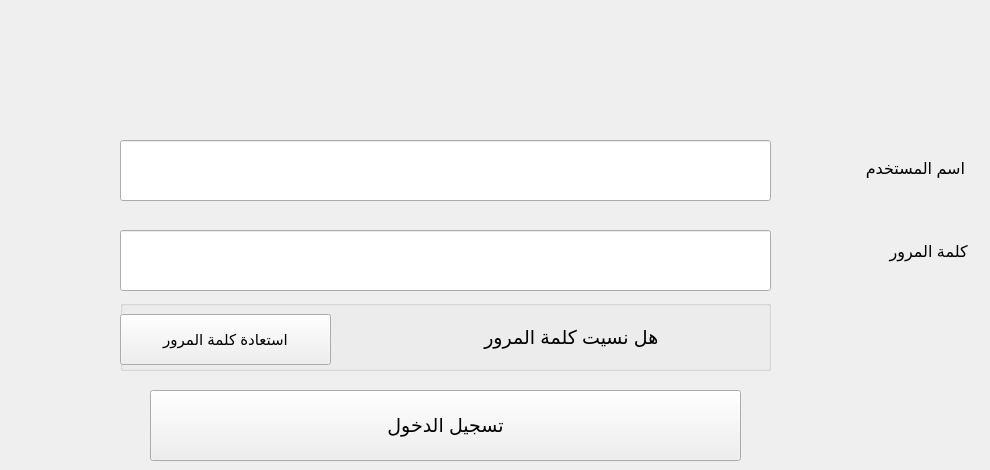
    <widget class="QWidget" name="tab">
     <attribute name="title">
      <string>Tab 1</string>
     </attribute>
     <widget class="QLineEdit" name="lineEdit">
      <property name="geometry">
       <rect>
        <x>120</x>
        <y>140</y>
        <width>651</width>
        <height>61</height>
       </rect>
      </property>
      <property name="font">
       <font>
        <pointsize>15</pointsize>
        <weight>50</weight>
        <bold>false</bold>
       </font>
      </property>
      <property name="placeholderText">
       <string/>
      </property>
      <property name="clearButtonEnabled">
       <bool>false</bool>
      </property>
     </widget>
     <widget class="QLineEdit" name="lineEdit_2">
      <property name="geometry">
       <rect>
        <x>120</x>
        <y>230</y>
        <width>651</width>
        <height>61</height>
       </rect>
      </property>
      <property name="font">
       <font>
        <pointsize>15</pointsize>
        <weight>50</weight>
        <bold>false</bold>
       </font>
      </property>
      <property name="echoMode">
       <enum>QLineEdit::Password</enum>
      </property>
      <property name="placeholderText">
       <string/>
      </property>
     </widget>
     <widget class="QPushButton" name="pushButton_7">
      <property name="geometry">
       <rect>
        <x>150</x>
        <y>390</y>
        <width>591</width>
        <height>71</height>
       </rect>
      </property>
      <property name="font">
       <font>
        <pointsize>14</pointsize>
       </font>
      </property>
      <property name="text">
       <string>تسجيل الدخول</string>
      </property>
     </widget>
     <widget class="QGroupBox" name="groupBox_2">
      <property name="geometry">
       <rect>
        <x>120</x>
        <y>300</y>
        <width>651</width>
        <height>71</height>
       </rect>
      </property>
      <property name="title">
       <string/>
      </property>
      <widget class="QLabel" name="label">
       <property name="geometry">
        <rect>
         <x>220</x>
         <y>17</y>
         <width>371</width>
         <height>41</height>
        </rect>
       </property>
       <property name="font">
        <font>
         <family>Segoe UI</family>
         <pointsize>14</pointsize>
        </font>
       </property>
       <property name="text">
        <string>          هل نسيت كلمة المرور        </string>
       </property>
      </widget>
      <widget class="QPushButton" name="pushButton_8">
       <property name="geometry">
        <rect>
         <x>0</x>
         <y>14</y>
         <width>211</width>
         <height>51</height>
        </rect>
       </property>
       <property name="font">
        <font>
         <pointsize>11</pointsize>
        </font>
       </property>
       <property name="text">
        <string>استعادة كلمة المرور</string>
       </property>
      </widget>
     </widget>
     <widget class="QLabel" name="label_2">
      <property name="geometry">
       <rect>
        <x>794</x>
        <y>138</y>
        <width>171</width>
        <height>61</height>
       </rect>
      </property>
      <property name="font">
       <font>
        <family>Segoe UI</family>
        <pointsize>12</pointsize>
        <weight>50</weight>
        <bold>false</bold>
       </font>
      </property>
      <property name="text">
       <string>اسم المستخدم</string>
      </property>
     </widget>
     <widget class="QLabel" name="label_3">
      <property name="geometry">
       <rect>
        <x>820</x>
        <y>231</y>
        <width>161</width>
        <height>41</height>
       </rect>
      </property>
      <property name="font">
       <font>
        <family>Segoe UI</family>
        <pointsize>12</pointsize>
        <weight>50</weight>
        <bold>false</bold>
       </font>
      </property>
      <property name="text">
       <string>   كلمة المرور</string>
      </property>
     </widget>
    </widget>
